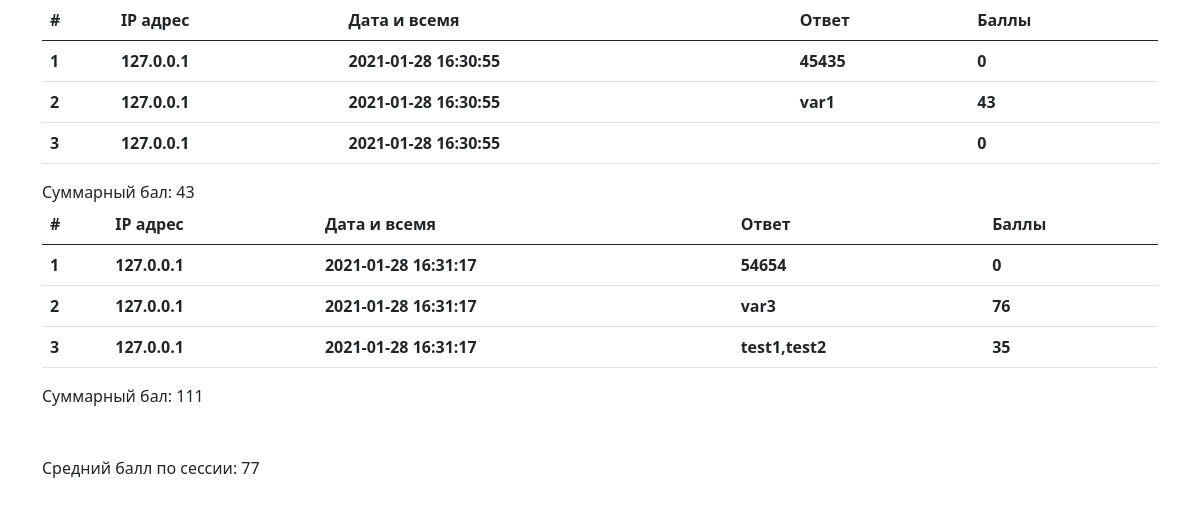
Page /protocol.php?id=2 (signed in) on the committed database.
### tables this page shows
CREATE TABLE `answers` (
  `id` int NOT NULL,
  `ip` varchar(16) NOT NULL,
  `datetime` datetime NOT NULL,
  `session_id` int NOT NULL,
  `question_id` int NOT NULL,
  `answer` text NOT NULL,
  `points` int NOT NULL DEFAULT '0'
);

### protocol.php (the view, shortened to what this page needs)
<?php
require_once "connect.php";
if (isset($_GET['id'])) {
    $sessionId = $_GET['id'];
    $answersGet = $db->prepare("SELECT * FROM answers WHERE session_id = '$sessionId';");
    $answersGet->execute();
    $arr = $answersGet->fetchAll();
    $questios = $db->prepare("SELECT * FROM answers WHERE session_id = '$sessionId'  ORDER BY ip;");
    $questios->execute();
    $stats = $questios->fetchAll();
    $SessionQuestios = $db->prepare("SELECT count(session_id) AS question_count FROM questions WHERE session_id = '$sessionId' GROUP BY session_id ORDER BY session_id;");
    $SessionQuestios->execute();
    $questiosCount = $SessionQuestios->fetchAll();
    $questiosCount = $questiosCount[0]['question_count'];
    $answerCount = count($stats);
}
?>
<!doctype html>
<html lang="en">
<head>
  <link href="https://cdn.jsdelivr.net/npm/bootstrap@5.0.0-beta1/dist/css/bootstrap.min.css" rel="stylesheet"
>
</head>
<body>
<div class="container">
    <?php
    if (isset($_GET['id'])) {
        if ($arr != array()) {
            $m = 0;
            $allsum = 0;
            while ($m < $answerCount) {
                $k = 0;
                $sum = 0;
                echo '<table class="table">
                        <thead>
                        <tr>
                          <th scope="col">#</th>
                          <th scope="col">IP адрес</th>
                          <th scope="col">Дата и всемя</th>
                          <th scope="col">Ответ</th>
                          <th scope="col">Баллы</th>
                        </tr>
                        </thead>
                        <tbody>';
                for ($j = $m; $j < $questiosCount + $m; $j++) {
                    $k++;
                    $ip = $arr[$j]['ip'];
                    $datetime = $arr[$j]['datetime'];
                    $answer = $arr[$j]['answer'];
                    $points = $arr[$j]['points'];
                    $sum += $points;
                    echo "<tr>
                            <th><span>$k</span></th>
                            <th><span>$ip</span></th>
                            <th><span>$datetime</span></th>
                            <th><span>$answer</span></th>
                            <th><span>$points</span></th>
                          </tr>";
                }
                echo '  </tbody>
                      </table>';
                echo "<span>Суммарный бал: $sum</span>  ";
                $m += $questiosCount;
                $allsum += $sum;
            }
            $average = $allsum / ($m / $questiosCount);
            echo "<span class='d-block mt-5'>Средний балл по сессии: $average</span>";
        } else {
            echo '<span><b>Error 404</b></span><br><span>Протокол не найден</span>';
        }
    } else {
        echo '<span><b>Error 404</b></span><br><span>Протокол не найден</span>';
    }
    ?>
</div>
</body>
</html>

### rows in the picture
answers: ip "127.0.0.1", datetime "2021-01-28 16:30:55", answer "45435", points "0"
answers: ip "127.0.0.1", datetime "2021-01-28 16:30:55", answer "var1", points "43"
answers: ip "127.0.0.1", datetime "2021-01-28 16:30:55", points "0"
answers: ip "127.0.0.1", datetime "2021-01-28 16:31:17", answer "54654", points "0"
answers: ip "127.0.0.1", datetime "2021-01-28 16:31:17", answer "var3", points "76"
answers: ip "127.0.0.1", datetime "2021-01-28 16:31:17", answer "test1,test2", points "35"

### other values in the picture
$sum "43"
$sum "111"
$average "77"
